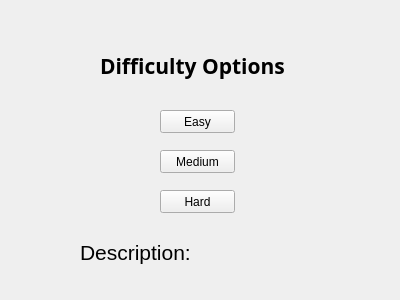
<?xml version="1.0" encoding="UTF-8"?>
<ui version="4.0">
 <class>optionMenu</class>
 <widget class="QWidget" name="optionMenu">
  <property name="geometry">
   <rect>
    <x>0</x>
    <y>0</y>
    <width>400</width>
    <height>300</height>
   </rect>
  </property>
  <property name="windowTitle">
   <string>Form</string>
  </property>
  <widget class="QLabel" name="difficultyTitle">
   <property name="geometry">
    <rect>
     <x>100</x>
     <y>50</y>
     <width>211</width>
     <height>31</height>
    </rect>
   </property>
   <property name="font">
    <font>
     <family>Arial Black</family>
     <pointsize>16</pointsize>
     <weight>75</weight>
     <bold>true</bold>
    </font>
   </property>
   <property name="text">
    <string>Difficulty Options</string>
   </property>
  </widget>
  <widget class="QLabel" name="descriptionTitle">
   <property name="geometry">
    <rect>
     <x>80</x>
     <y>240</y>
     <width>111</width>
     <height>25</height>
    </rect>
   </property>
   <property name="font">
    <font>
     <pointsize>16</pointsize>
    </font>
   </property>
   <property name="text">
    <string>Description:</string>
   </property>
  </widget>
  <widget class="QLabel" name="difficultyDescription">
   <property name="geometry">
    <rect>
     <x>200</x>
     <y>240</y>
     <width>151</width>
     <height>25</height>
    </rect>
   </property>
   <property name="font">
    <font>
     <pointsize>16</pointsize>
    </font>
   </property>
   <property name="text">
    <string/>
   </property>
  </widget>
  <widget class="QPushButton" name="easyButton">
   <property name="geometry">
    <rect>
     <x>160</x>
     <y>110</y>
     <width>75</width>
     <height>23</height>
    </rect>
   </property>
   <property name="text">
    <string>Easy</string>
   </property>
  </widget>
  <widget class="QPushButton" name="mediumButton">
   <property name="geometry">
    <rect>
     <x>160</x>
     <y>150</y>
     <width>75</width>
     <height>23</height>
    </rect>
   </property>
   <property name="text">
    <string>Medium</string>
   </property>
  </widget>
  <widget class="QPushButton" name="hardButton">
   <property name="geometry">
    <rect>
     <x>160</x>
     <y>190</y>
     <width>75</width>
     <height>23</height>
    </rect>
   </property>
   <property name="text">
    <string>Hard</string>
   </property>
  </widget>
 </widget>
 <resources/>
 <connections/>
</ui>
